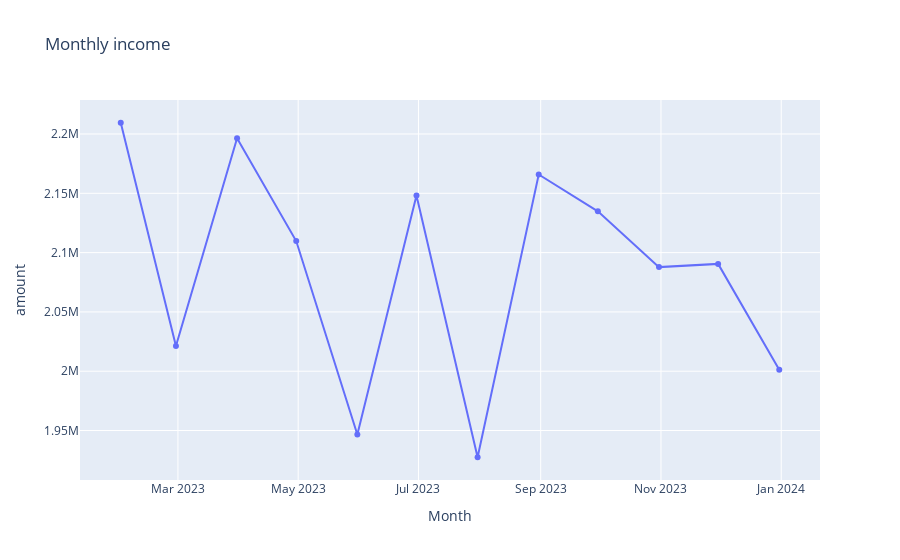

Source (notebook cell):
### Code cell
payments = all_data['Payments'].copy()
payments['payment_date'] = pd.to_datetime(payments['payment_date'], errors='coerce')

monthly_rev = payments.resample('M', on='payment_date')['amount'].sum().reset_index()

fig3 = px.line(monthly_rev, x='payment_date', y='amount',
               title="Monthly income",
               labels={'payment_date': 'Month', 'amount': 'amount'},
               markers=True)

fig3.show()

### Figure 1 — Plotly figure (JSON) as saved in the notebook; plotly's stock layout.template omitted (floating-point values rounded to 4 significant figures)
{"data": [{"hovertemplate": "Month=%{x}<br>amount=%{y}<extra></extra>", "legendgroup": "", "line": {"color": "#636efa", "dash": "solid"}, "marker": {"symbol": "circle"}, "mode": "lines+markers", "name": "", "orientation": "v", "showlegend": false, "type": "scatter", "x": ["2023-01-31T00:00:00", "2023-02-28T00:00:00", "2023-03-31T00:00:00", "2023-04-30T00:00:00", "2023-05-31T00:00:00", "2023-06-30T00:00:00", "2023-07-31T00:00:00", "2023-08-31T00:00:00", "2023-09-30T00:00:00", "2023-10-31T00:00:00", "2023-11-30T00:00:00", "2023-12-31T00:00:00"], "xaxis": "x", "y": [2209000.0, 2021000.0, 2196000.0, 2110000.0, 1947000.0, 2148000.0, 1927000.0, 2166000.0, 2135000.0, 2088000.0, 2090000.0, 2001000.0], "yaxis": "y"}], "layout": {"legend": {"tracegroupgap": 0}, "title": {"text": "Monthly income"}, "xaxis": {"anchor": "y", "domain": [0, 1], "title": {"text": "Month"}}, "yaxis": {"anchor": "x", "domain": [0, 1], "title": {"text": "amount"}}}}
